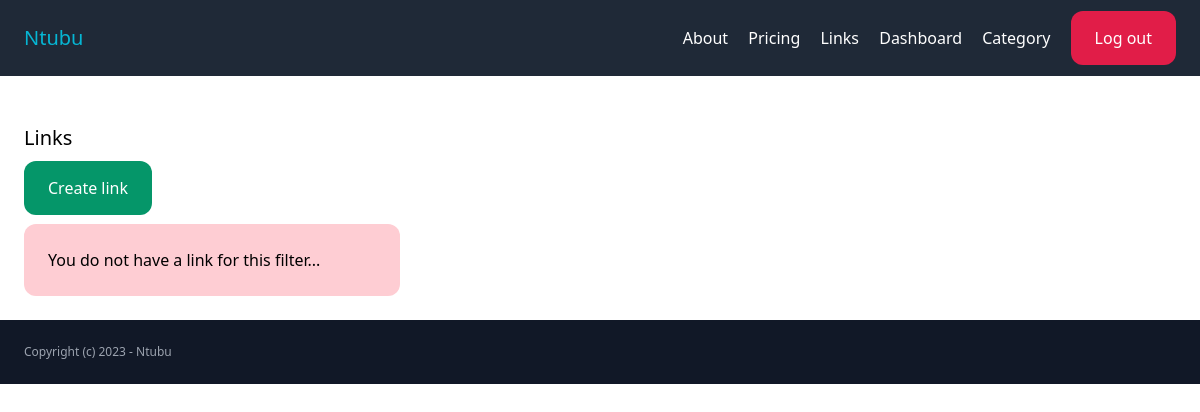
Page /links/ (signed in) on the earlier database version.
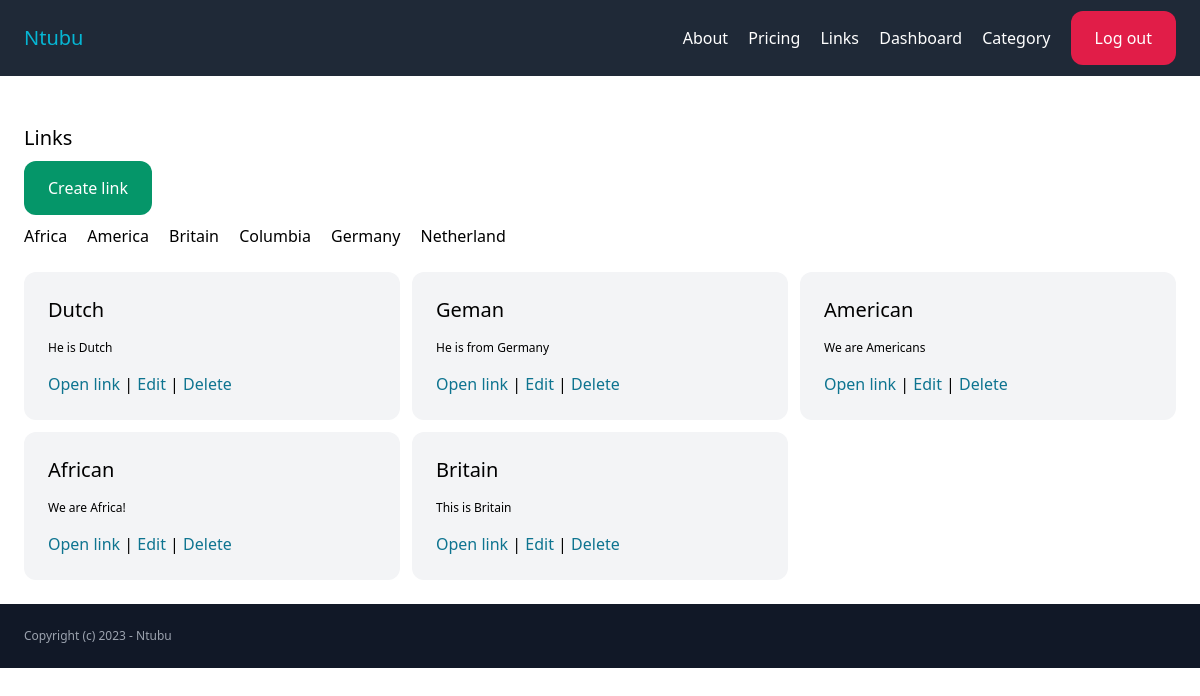
Same page on the later database version.
### link/models.py (models this page shows, shortened)
class Category(models.Model):
    name=models.CharField(max_length=255)
    created_by = models.ForeignKey(User, related_name='categories', on_delete=models.CASCADE)
    created_at = models.DateTimeField(auto_now=True)
    class Meta:
        ordering = ('name',)

class Link(models.Model):
    category = models.ForeignKey(Category, related_name='links', on_delete=models.CASCADE)
    name = models.CharField(max_length=255)
    description = models.TextField(blank=True, null=True)
    url = models.CharField(max_length=255)
    created_by = models.ForeignKey(User, related_name='links', on_delete=models.CASCADE)
    created_at = models.DateTimeField(auto_now=True)
    class Meta:
        ordering = ('-created_at',)

### link/views.py (the view)
# urls.py: path('', views.links, name='links'),
@login_required
def links(request):
    category = request.GET.get('category', '')
    links = Link.objects.filter(created_by=request.user)
    if category:
        links = links.filter(category_id=category)
    return render(request, 'link/links.html', {
        'links': links,
        'category': category,
        'title': 'links',
    })

### link/templatetags/my_tags.py (called while the page is built)
@register.filter(name='add_protocol')
def add_protocol(url):
    if url.startswith('http://') or url.startswith('https://'):
        return url
    else:
        return 'http://' + url

### link/templates/link/links.html (shortened to what this page needs)
{% extends 'main/base.html' %}
{% block content %}
    {% load my_tags %}
    <h1 class="mt-6 mb-6 text-xl">Links</h1>
    <a href="{% url 'link:create_link' %}" class="py-4 px-6 bg-emerald-600 text-white rounded-xl">Create link</a>
    <div class="mb-6 mt-6 space-x-4 space-y-4">
        {% for category in request.user.categories.all %}
            <a href="{% url 'link:links' %}?category={{category.id}}">{{ category.name}}</a>
        {%endfor%}
    </div>
    <div class="grid grid-cols-3 gap-3">
        {% for link in links %}
            <div class="bg-gray-100 p-6 rounded-xl">
                <h2 class="mb-4 text-xl">  {{ link.name}} </h2>
                {% if link.description %}
                    <p class=" mb-4 text-xs">{{ link.description}}</p>
                {% endif %}
                <a href="{{ link.url|add_protocol }}" class="text-cyan-700" target="_blank">Open link</a>
                |
                <a href="{% url 'link:edit_link' link.id %}" class="text-cyan-700">Edit</a>
                |
                <a href="{% url 'link:delete_link' link.id %}" class="text-cyan-700">Delete</a>
            </div>
        {% empty %}
                <div class="bg-rose-200 p-6 rounded-xl"> You do not have a link for this filter...</div>
        {% endfor %}
    </div>
{% endblock %}

### main/templates/main/base.html (shortened to what this page needs)
<!doctype html>
<html>
<head>
  <script src="https://cdn.tailwindcss.com"></script>
  {% load static %}
  <link rel="stylesheet" href="{% static 'css/styles.css' %}" />
</head>
<body>
    <nav class="p-6 flex items-center justify-between bg-gray-800">
        <a href="/" class="text-xl text-cyan-500">Ntubu</a>
        <div class="space-x-4">
            <a href="{% url 'main:about' %}" class="text-white">About</a>
            <a href="{% url 'main:pricing' %}" class="text-white">Pricing</a>
            {% if request.user.is_authenticated %}
            <a href="{% url 'link:links' %}" class="text-white">Links</a>
            <a href="{% url 'dashboard:dashboard' %}" class="text-white">Dashboard</a>
            <a href="{% url 'link:categories' %}" class="text-white ">Category</a>
            <a href="{% url 'accounts:logout' %}" class="py-4 px-6 bg-rose-600 text-white rounded-xl">Log out</a>
            {% else %}
                <a href="{% url 'accounts:signup' %}" class="py-4 px-6 bg-cyan-600 text-white rounded-xl">Sign Up</a>
                <a href="{% url 'accounts:login' %}" class="py-4 px-6 bg-cyan-600 text-white rounded-xl">Log in</a>
            {% endif %}
        </div>
    </nav>
    <main class="p-6">
        {% block content %}
        {% endblock %}
    </main>
    <footer class="p-6 bg-gray-900">
        <P class="text-xs text-gray-400">Copyright (c) 2023 - Ntubu</P>
    </footer>
</body>
</html>

Differences in the rows shown:
added Category: name "Africa"
added Category: name "America"
added Category: name "Britain"
added Category: name "Columbia"
added Category: name "Germany"
added Category: name "Netherland"
added Link: name "Dutch", description "He is Dutch"
added Link: name "Geman", description "He is from Germany"
added Link: name "American", description "We are Americans"
added Link: name "African", description "We are Africa!"
added Link: name "Britain", description "This is Britain"
Other differences:
text no longer shown: "You do not have a link for this filter..."
